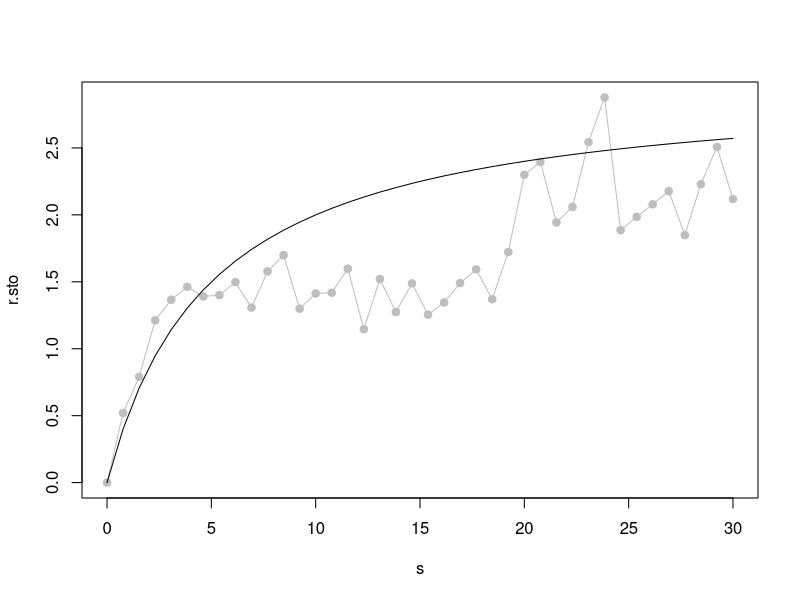

Reproduce this figure in R.
##--------------------------------
## generate AR(1) lognormal errors
## on Bev-Holt SR model

## number of observations
n<-40

## deterministic recruitment part
## ssb
s<-seq(0,30,length=40)
## Bev-Holt pars
a<-3
b<-5
## mean recruitment
r.det<-a*s/(b+s)

## innovation standard deviation
sd.innov<-0.2
## strength of the AR(1) process - see Pyper and Peterman
rho<-0.8

## generate the residuals
e<-arima.sim(model=list(ar=rho),rand.gen = function(n) rnorm(n, sd=sd.innov), n=n)

## generate stochasitic AR(1) recruitment
r.sto<-r.det*exp(e)

plot(s,r.sto, type="o", col="grey", pch=19)
lines(s,r.det)
##--------------------------------
